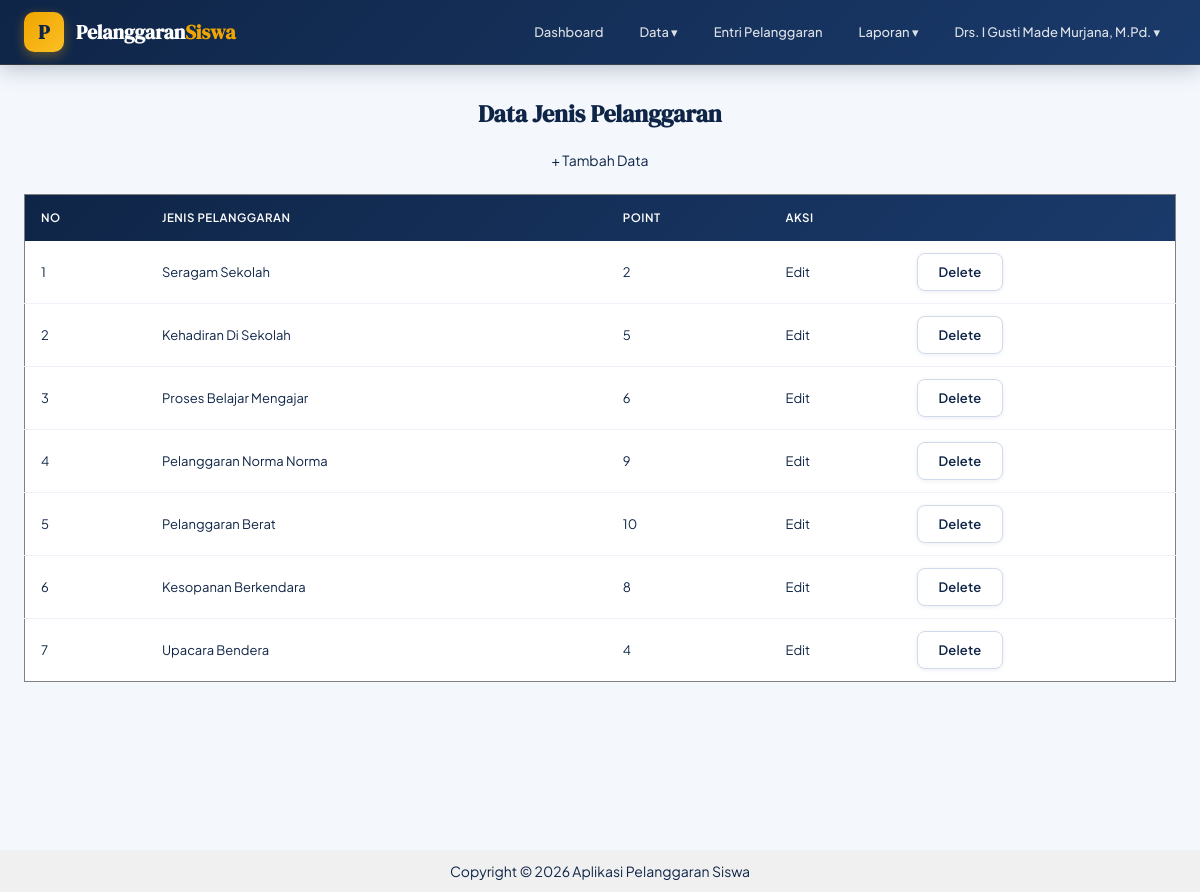
The app's page /pages/jenis_pelanggaran/list.php (signed in) with its own data.
### tables this page shows
CREATE TABLE `jenis_pelanggaran` (
  `id_jenis_pelanggaran` int(5) NOT NULL,
  `jenis` varchar(50) DEFAULT NULL,
  `poin` int(2) DEFAULT NULL
);

### pages/jenis_pelanggaran/list.php (the view, shortened to what this page needs)
<?php
include ROOTPATH . "/config/config.php";
include ROOTPATH . "/includes/header.php";
$result = mysqli_query($conn, "SELECT * FROM jenis_pelanggaran");
?>
<center>
    <h2>Data Jenis Pelanggaran</h2>
    <a href="add.php">+ Tambah Data</a><br><br>
    <table border="1" cellpadding="10" cellspacing="0">
        <thead>
            <tr>
                <th>No</th>
                <th>Jenis Pelanggaran</th>
                <th>Point</th>
                <th colspan="2">Aksi</th>
            </tr>
        </thead>
        <tbody>
            <?php
            $no = 1;
            while ($row = mysqli_fetch_assoc($result)){ ?>
            <tr>
                <td><?= $no++?></td>
                <td><?= htmlspecialchars($row['jenis']) ?></td>
                <td><?= htmlspecialchars($row['poin']) ?></td>
                <td>
                    <a href="edit.php?id=<?= $row['id_jenis_pelanggaran'] ?>">Edit</a>
                </td>
                <td>
                    <form action="/Poin_Pelanggaran_Siswa/process/jenis_pelanggaran_process.php" method="post"
                        onsubmit="return confirm('Ingin Menghapus data <?= $row['jenis'] ?>?')">
                        <button type="submit">Delete</button>
                    </form>
                </td>
            </tr>
            <?php } ?>
        </tbody>
    </table>
</center>
<?php
include "../../includes/footer.php";
?>

### Poin_Pelanggaran_Siswa/includes/header.php (style rules this page uses)
:root { --navy: #0f2547; --navy-mid: #1a3a6b; --navy-light: #234e8c; --gold: #f0a500; --gold-light: #fbbf24; --white: #ffffff; --off-white: #f4f7fc; --surface: #eef2f9; --border: #d0daea; --text-main: #0f2547; --text-muted: #5a7199; --red: #e53935; --red-dark: #b71c1c; --amber: #f59e0b; --teal: #0891b2; --shadow-sm: 0 1px 4px rgba(15,37,71,0.08); --shadow-md: 0 4px 16px rgba(15,37,71,0.12); --shadow-lg: 0 8px 32px rgba(15,37,71,0.18); --radius: 10px; --radius-lg: 16px; }
*, *::before, *::after { box-sizing: border-box; margin: 0; padding: 0; }
body { font-family: 'Plus Jakarta Sans', sans-serif; font-size: 14px; line-height: 1.6; color: var(--text-main); background: var(--off-white); }
h1, h2, h3 { font-family: 'DM Serif Display', serif; line-height: 1.2; }
a { color: inherit; text-decoration: none; }
table { width: 100%; border-collapse: collapse; background: var(--white); font-size: 13px; }
table thead tr { background: linear-gradient(135deg, var(--navy), var(--navy-mid)); }
table thead th { color: var(--white); font-weight: 600; font-size: 11.5px; letter-spacing: 0.5px; text-transform: uppercase; padding: 14px 16px; text-align: left; border: none; }
table tbody tr { transition: background 0.12s; border-bottom: 1px solid var(--surface); }
table tbody td { padding: 12px 16px; border: none; color: var(--text-main); vertical-align: middle; }
table tbody tr:last-child { border-bottom: none; }
button, .btn { display: inline-flex; align-items: center; justify-content: center; gap: 6px; height: auto; padding: 10px 20px; border: none; border-radius: 8px; font-family: 'Plus Jakarta Sans', sans-serif; font-size: 13px; font-weight: 600; cursor: pointer; transition: all 0.18s ease; letter-spacing: 0.2px; text-decoration: none; }
button:not(.btn-primary):not(.btn-warning):not(.btn-danger) { background: var(--white); color: var(--navy); border: 1.5px solid var(--border); box-shadow: var(--shadow-sm); }
h2 { color: var(--navy); font-size: 24px; margin-bottom: 20px; font-weight: 700; }

### records on screen
jenis_pelanggaran: jenis "Seragam Sekolah", poin "2"
jenis_pelanggaran: jenis "Kehadiran Di Sekolah", poin "5"
jenis_pelanggaran: jenis "Proses Belajar Mengajar", poin "6"
jenis_pelanggaran: jenis "Pelanggaran Norma Norma", poin "9"
jenis_pelanggaran: jenis "Pelanggaran Berat", poin "10"
jenis_pelanggaran: jenis "Kesopanan Berkendara", poin "8"
jenis_pelanggaran: jenis "Upacara Bendera", poin "4"

### other values on screen
$_SESSION['nama_pengguna'] "Drs. I Gusti Made Murjana, M.Pd."
